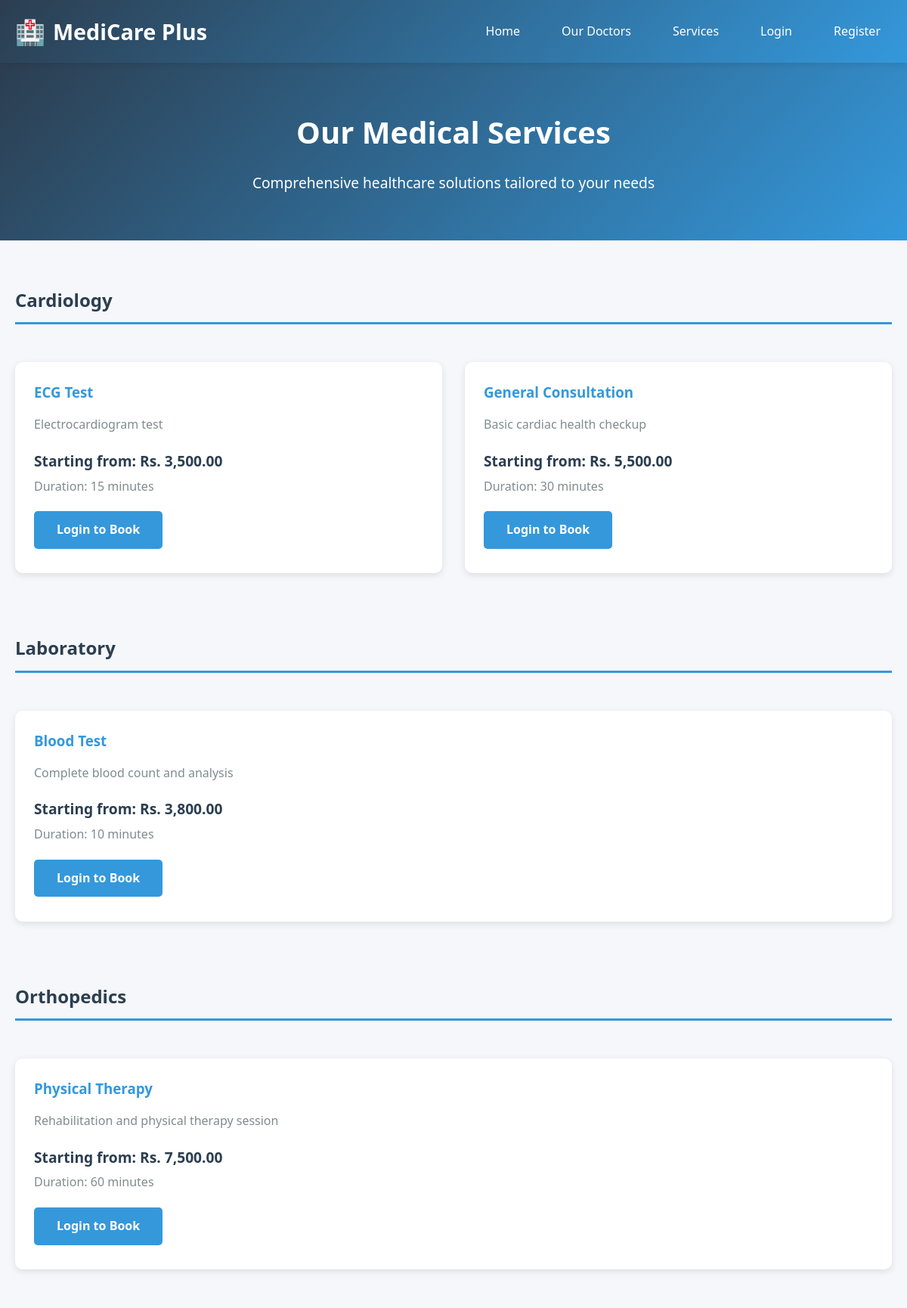
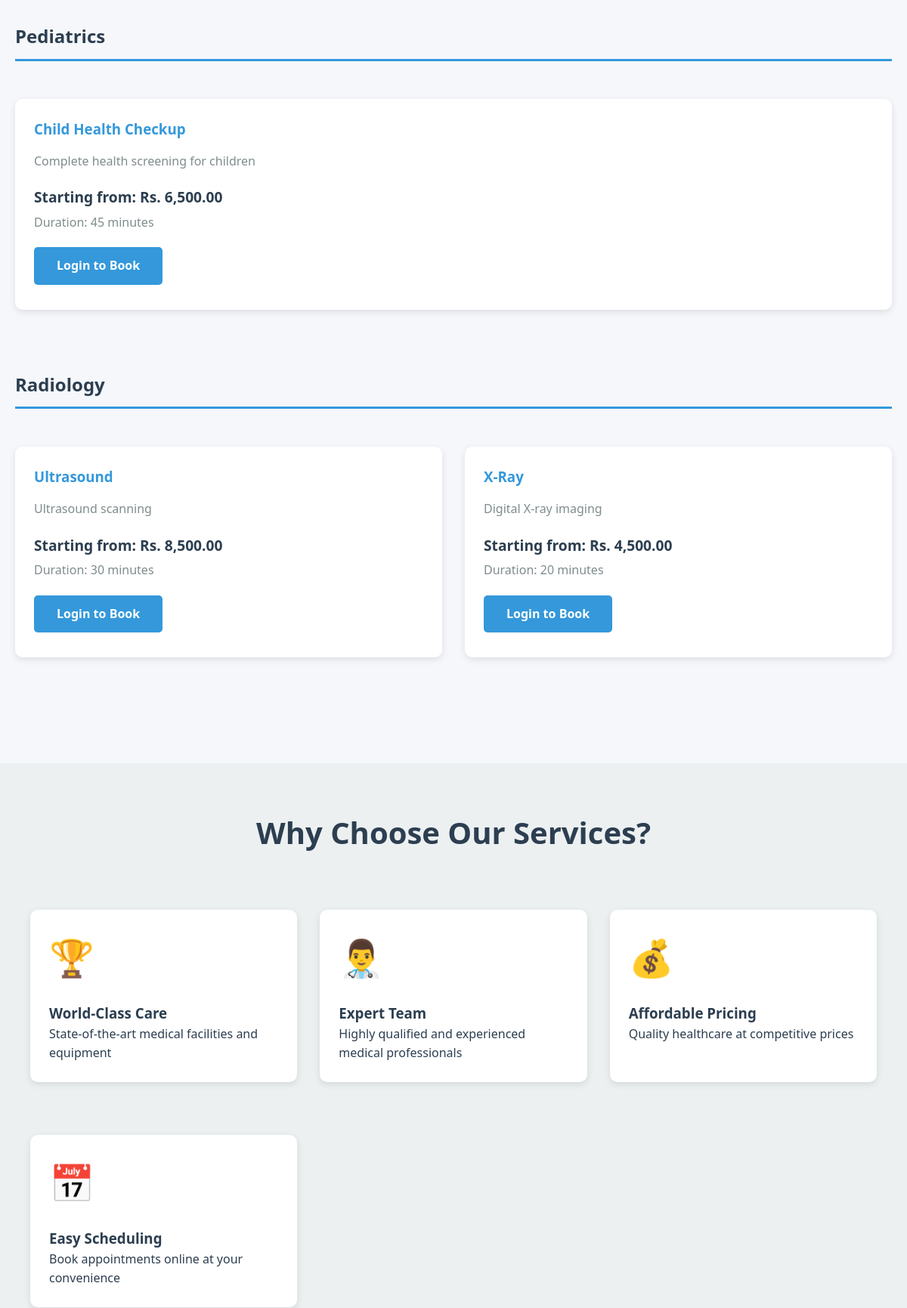
/services.php (upper part), run on the app's committed database (2 pictures, top to bottom).
### tables this page shows
CREATE TABLE services (
    service_id INT AUTO_INCREMENT PRIMARY KEY,
    service_name VARCHAR(100) NOT NULL,
    category VARCHAR(50),
    description TEXT,
    base_price DECIMAL(10, 2),
    duration_minutes INT,
    is_active TINYINT(1) DEFAULT 1
);

### includes/auth.php (called while the page is built, shortened)
<?php
function isLoggedIn() {
    return isset($_SESSION['user_id']) && isset($_SESSION['role']);
}
?>

### services.php (the view, shortened to what this page needs)
<!DOCTYPE html>
<html lang="en">
<head>
    <link rel="stylesheet" href="assets/css/style.css">
</head>
<body>
    <?php
    require_once __DIR__ . '/includes/auth.php';
    $conn = getDBConnection();
    $services = $conn->query("
        SELECT * FROM services
        WHERE is_active = 1
        ORDER BY category, service_name
    ");
    $services_by_category = [];
    while ($service = $services->fetch_assoc()) {
        $category = $service['category'] ?? 'Other Services';
        if (!isset($services_by_category[$category])) {
            $services_by_category[$category] = [];
        }
        $services_by_category[$category][] = $service;
    }
    ?>
    <header>
        <div class="container">
            <div class="header-content">
                <div class="logo">
                    <span class="logo-icon">🏥</span>
                    <h1>MediCare Plus</h1>
                </div>
                <nav>
                    <ul>
                        <li><a href="index.php">Home</a></li>
                        <li><a href="doctors.php">Our Doctors</a></li>
                        <li><a href="services.php">Services</a></li>
                        <?php if (isLoggedIn()): ?>
                            <?php if (hasRole('admin')): ?>
                                <li><a href="admin/dashboard.php">Admin Dashboard</a></li>
                            <?php elseif (hasRole('doctor')): ?>
                                <li><a href="doctor/dashboard.php">My Dashboard</a></li>
                            <?php elseif (hasRole('patient')): ?>
                                <li><a href="patient/dashboard.php">My Dashboard</a></li>
                            <?php endif; ?>
                            <li><a href="logout.php">Logout</a></li>
                        <?php else: ?>
                            <li><a href="login.php">Login</a></li>
                            <li><a href="register.php">Register</a></li>
                        <?php endif; ?>
                    </ul>
                </nav>
            </div>
        </div>
    </header>
    <section style="background: linear-gradient(135deg, var(--primary-color) 0%, var(--secondary-color) 100%); color: white; padding: 60px 20px; text-align: center;">
        <div class="container">
            <h2 style="font-size: 2.5rem; margin-bottom: 20px;">Our Medical Services</h2>
            <p style="font-size: 1.2rem;">Comprehensive healthcare solutions tailored to your needs</p>
        </div>
    </section>
    <div class="container" style="padding: 60px 20px;">
        <?php foreach ($services_by_category as $category => $category_services): ?>
            <div style="margin-bottom: 60px;">
                <h2 style="color: var(--primary-color); margin-bottom: 30px; padding-bottom: 10px; border-bottom: 3px solid var(--secondary-color);">
                    <?php echo htmlspecialchars($category); ?>
                </h2>
                <div class="service-grid">
                    <?php foreach ($category_services as $service): ?>
                        <div class="card">
                            <h3 style="color: var(--secondary-color); margin-bottom: 15px;">
                                <?php echo htmlspecialchars($service['service_name']); ?>
                            </h3>
                            <?php if (!empty($service['description'])): ?>
                                <p style="color: var(--dark-gray); margin-bottom: 20px;">
                                    <?php echo htmlspecialchars($service['description']); ?>
                                </p>
                            <?php endif; ?>
                            <div style="margin-top: 20px;">
                                <?php if ($service['base_price']): ?>
                                    <p style="font-size: 1.2rem; font-weight: 600; color: var(--primary-color);">
                                        Starting from: Rs. <?php echo number_format($service['base_price'], 2); ?>
                                    </p>
                                <?php endif; ?>
                                <?php if ($service['duration_minutes']): ?>
                                    <p style="color: var(--dark-gray); margin-top: 5px;">
                                        Duration: <?php echo $service['duration_minutes']; ?> minutes
                                    </p>
                                <?php endif; ?>
                            </div>
                            <div style="margin-top: 20px;">
                                <?php if (isLoggedIn() && hasRole('patient')): ?>
                                    <a href="doctors.php" class="btn btn-primary">Book Appointment</a>
                                <?php else: ?>
                                    <a href="login.php" class="btn btn-primary">Login to Book</a>
                                <?php endif; ?>
                            </div>
                        </div>
                    <?php endforeach; ?>
                </div>
            </div>
        <?php endforeach; ?>
    </div>
    <section class="services" style="background-color: var(--light-gray);">
        <div class="container">
            <h2>Why Choose Our Services?</h2>
            <div class="service-grid">
                <div class="card">
                    <div class="service-icon">🏆</div>
                    <h3>World-Class Care</h3>
                    <p>State-of-the-art medical facilities and equipment</p>
                </div>
                <div class="card">
                    <div class="service-icon">👨‍⚕️</div>
                    <h3>Expert Team</h3>
                    <p>Highly qualified and experienced medical professionals</p>
                </div>
                <div class="card">
                    <div class="service-icon">💰</div>
                    <h3>Affordable Pricing</h3>
                    <p>Quality healthcare at competitive prices</p>
                </div>
                <div class="card">
                    <div class="service-icon">📅</div>
                    <h3>Easy Scheduling</h3>
                    <p>Book appointments online at your convenience</p>
                </div>
            </div>
        </div>
    </section>
</body>
</html>

### assets/css/style.css (style rules this page uses)
* { margin: 0; padding: 0; box-sizing: border-box; }
html { scroll-behavior: smooth; }
* { transition: all 0.3s ease; }
:root { --primary-color: #2c3e50; --secondary-color: #3498db; --accent-color: #e74c3c; --success-color: #27ae60; --warning-color: #f39c12; --light-gray: #ecf0f1; --dark-gray: #7f8c8d; --white: #ffffff; --text-dark: #2c3e50; }
body { font-family: 'Segoe UI', Tahoma, Geneva, Verdana, sans-serif; line-height: 1.6; color: var(--text-dark); background-color: #f5f7fa; }
.container { max-width: 1200px; margin: 0 auto; padding: 0 20px; }
header { background: linear-gradient(135deg, var(--primary-color) 0%, var(--secondary-color) 100%); color: var(--white); padding: 1rem 0; box-shadow: 0 2px 10px rgba(0,0,0,0.1); position: sticky; top: 0; z-index: 1000; }
.header-content { display: flex; justify-content: space-between; align-items: center; flex-wrap: wrap; }
.logo { display: flex; align-items: center; gap: 10px; transition: all 0.3s ease; }
.logo h1 { font-size: 1.8rem; font-weight: 700; }
.logo-icon { font-size: 2rem; transition: all 0.5s cubic-bezier(0.68, -0.55, 0.265, 1.55); display: inline-block; }
nav ul { list-style: none; display: flex; gap: 25px; flex-wrap: wrap; }
nav a { color: var(--white); text-decoration: none; font-weight: 500; transition: all 0.3s cubic-bezier(0.4, 0, 0.2, 1); padding: 8px 15px; border-radius: 5px; position: relative; }
nav a::after { content: ''; position: absolute; bottom: 0; left: 50%; width: 0; height: 2px; background: var(--white); transition: all 0.3s ease; transform: translateX(-50%); }
.btn { display: inline-block; padding: 12px 30px; background-color: var(--secondary-color); color: var(--white); text-decoration: none; border-radius: 5px; border: none; cursor: pointer; font-size: 1rem; font-weight: 600; transition: all 0.3s cubic-bezier(0.4, 0, 0.2, 1); position: relative; overflow: hidden; }
.btn::before { content: ''; position: absolute; top: 50%; left: 50%; width: 0; height: 0; border-radius: 50%; background: rgba(255, 255, 255, 0.2); transform: translate(-50%, -50%); transition: width 0.6s, height 0.6s; }
.btn-primary { background-color: var(--secondary-color); }
.card { background: var(--white); border-radius: 10px; padding: 25px; margin: 20px 0; box-shadow: 0 3px 10px rgba(0,0,0,0.1); transition: all 0.4s cubic-bezier(0.4, 0, 0.2, 1); }
.services { padding: 60px 20px; }
.services h2 { text-align: center; font-size: 2.5rem; margin-bottom: 50px; color: var(--primary-color); }
.service-grid { display: grid; grid-template-columns: repeat(auto-fit, minmax(300px, 1fr)); gap: 30px; }
.service-icon { font-size: 3rem; color: var(--secondary-color); margin-bottom: 20px; transition: all 0.4s cubic-bezier(0.68, -0.55, 0.265, 1.55); display: inline-block; }
.dashboard, .services, .container { animation: fadeIn 0.6s ease; }
a { transition: all 0.3s ease; }

### data on the page
services: service_name "ECG Test", description "Electrocardiogram test", base_price "3,500.00", duration_minutes "15"
services: service_name "General Consultation", description "Basic cardiac health checkup", base_price "5,500.00", duration_minutes "30"
services: service_name "Blood Test", description "Complete blood count and analysis", base_price "3,800.00", duration_minutes "10"
services: service_name "Physical Therapy", description "Rehabilitation and physical therapy session", base_price "7,500.00", duration_minutes "60"
services: service_name "Child Health Checkup", description "Complete health screening for children", base_price "6,500.00", duration_minutes "45"
services: category "Radiology", service_name "X-Ray", description "Digital X-ray imaging", base_price "4,500.00", duration_minutes "20"
services: service_name "Ultrasound", description "Ultrasound scanning", base_price "8,500.00", duration_minutes "30"

### other printed values
$category "Cardiology"
$category "Laboratory"
$category "Orthopedics"
$category "Pediatrics"
